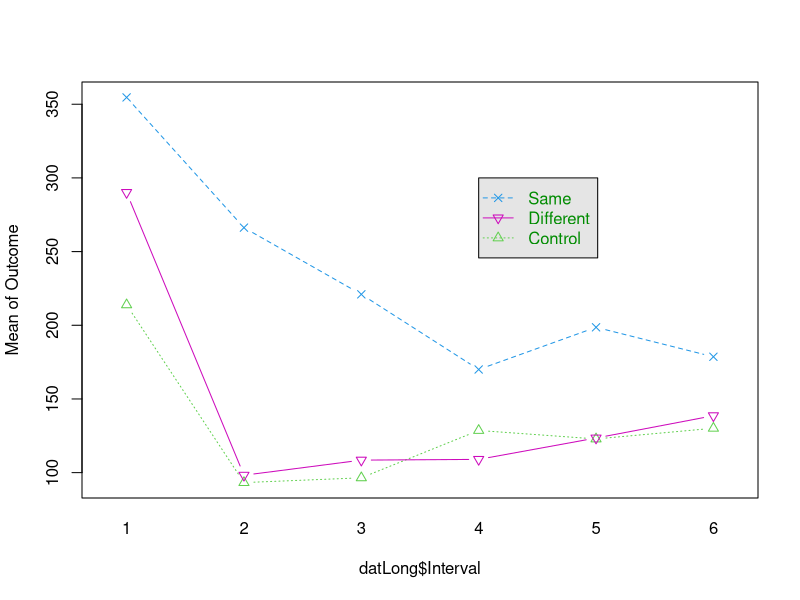

Write R code to recreate this figure.
# Howell Table 14.4
# Repeated Measures ANOVA with 2 variables
# Read in data, convert to 'long' format, and factor()
library(car)
rm(list = ls())

dat <- read.table("Tab14-4.dat", header = TRUE)
head(dat)

dat$subject <- factor(1:24)
datLong <- reshape(data = dat,
                   varying = 2:7,
                   v.names = "outcome",
                   timevar = "time",
                   idvar = "subject",
                   ids = 1:24,
                   direction = "long")

datLong$Interval <- factor(rep(x = 1:6, each = 24),
                           levels = 1:6,
                           labels = 1:6)
datLong$Group <- factor(datLong$Group,
                        levels = 1:3,
                        labels = c("Control", "Same", "Different"))

cat("Group Means", "\n")
cat(tapply(datLong$outcome, datLong$Group, mean), "\n")
cat("\nInterval Means", "\n")

# Actual formula and calculation
King.aov <- aov(outcome ~ (Group * Interval) + Error(subject / (Interval)), data = datLong)

# Present the summary table (ANOVA source table)
print(summary(King.aov))

#Group Means 
#130.875 231.5208 144.6667 
#
#Interval Means 
#
#Error: subject
#          Df Sum Sq Mean Sq F value  Pr(>F)   
#Group      2 285815  142908   7.801 0.00293 **
#Residuals 21 384722   18320                   
#---
#Signif. codes:  0 ‘***’ 0.001 ‘**’ 0.01 ‘*’ 0.05 ‘.’ 0.1 ‘ ’ 1
#
#Error: subject:Interval
#                Df Sum Sq Mean Sq F value  Pr(>F)    
#Interval         5 399737   79947  29.852 < 2e-16 ***
#Group:Interval  10  80820    8082   3.018 0.00216 ** 
#Residuals      105 281199    2678                    
#---
#Signif. codes:  0 ‘***’ 0.001 ‘**’ 0.01 ‘*’ 0.05 ‘.’ 0.1 ‘ ’ 1

interaction.plot(datLong$Interval,
                 factor(datLong$Group),
                 datLong$outcome,
                 fun = mean,
                 type = "b",
                 pch = c(2,4,6),
                 legend = "F",
                 col = c(3,4,6),
                 ylab = "Mean of Outcome")
legend(4, 300, c("Same", "Different", "Control"),
      col = c(4,6,3),
      text.col = "green4",
      lty = c(2,1,3),
      pch = c(4,6,2),
      merge = TRUE,
      bg = 'gray90')

